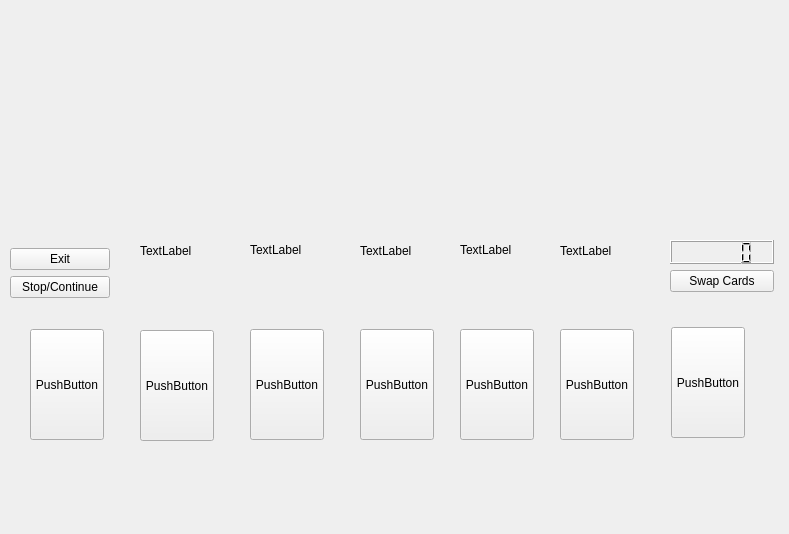
<?xml version="1.0" encoding="UTF-8"?>
<ui version="4.0">
 <class>GamePage</class>
 <widget class="QWidget" name="GamePage">
  <property name="geometry">
   <rect>
    <x>0</x>
    <y>0</y>
    <width>789</width>
    <height>534</height>
   </rect>
  </property>
  <property name="windowTitle">
   <string>Form</string>
  </property>
  <property name="styleSheet">
   <string notr="true">border-image: url(:/new/prefix1/Game-Ground-Photo.JPG);</string>
  </property>
  <widget class="QPushButton" name="card7">
   <property name="geometry">
    <rect>
     <x>671</x>
     <y>327</y>
     <width>74</width>
     <height>111</height>
    </rect>
   </property>
   <property name="text">
    <string>PushButton</string>
   </property>
  </widget>
  <widget class="QPushButton" name="card6">
   <property name="geometry">
    <rect>
     <x>560</x>
     <y>329</y>
     <width>74</width>
     <height>111</height>
    </rect>
   </property>
   <property name="text">
    <string>PushButton</string>
   </property>
  </widget>
  <widget class="QPushButton" name="card5">
   <property name="geometry">
    <rect>
     <x>460</x>
     <y>329</y>
     <width>74</width>
     <height>111</height>
    </rect>
   </property>
   <property name="text">
    <string>PushButton</string>
   </property>
  </widget>
  <widget class="QPushButton" name="card4">
   <property name="geometry">
    <rect>
     <x>360</x>
     <y>329</y>
     <width>74</width>
     <height>111</height>
    </rect>
   </property>
   <property name="text">
    <string>PushButton</string>
   </property>
  </widget>
  <widget class="QPushButton" name="card3">
   <property name="geometry">
    <rect>
     <x>250</x>
     <y>329</y>
     <width>74</width>
     <height>111</height>
    </rect>
   </property>
   <property name="text">
    <string>PushButton</string>
   </property>
  </widget>
  <widget class="QPushButton" name="card1">
   <property name="geometry">
    <rect>
     <x>30</x>
     <y>329</y>
     <width>74</width>
     <height>111</height>
    </rect>
   </property>
   <property name="text">
    <string>PushButton</string>
   </property>
  </widget>
  <widget class="QPushButton" name="card2">
   <property name="geometry">
    <rect>
     <x>140</x>
     <y>330</y>
     <width>74</width>
     <height>111</height>
    </rect>
   </property>
   <property name="text">
    <string>PushButton</string>
   </property>
  </widget>
  <widget class="QWidget" name="layoutWidget">
   <property name="geometry">
    <rect>
     <x>670</x>
     <y>240</y>
     <width>104</width>
     <height>52</height>
    </rect>
   </property>
   <layout class="QGridLayout" name="gridLayout_2">
    <item row="2" column="0">
     <widget class="QPushButton" name="swap">
      <property name="text">
       <string>Swap Cards</string>
      </property>
     </widget>
    </item>
    <item row="1" column="0">
     <widget class="QLCDNumber" name="timer"/>
    </item>
   </layout>
  </widget>
  <widget class="QLabel" name="crd1">
   <property name="geometry">
    <rect>
     <x>140</x>
     <y>200</y>
     <width>71</width>
     <height>101</height>
    </rect>
   </property>
   <property name="text">
    <string>TextLabel</string>
   </property>
  </widget>
  <widget class="QLabel" name="crd2">
   <property name="geometry">
    <rect>
     <x>250</x>
     <y>199</y>
     <width>71</width>
     <height>101</height>
    </rect>
   </property>
   <property name="text">
    <string>TextLabel</string>
   </property>
  </widget>
  <widget class="QLabel" name="crd3">
   <property name="geometry">
    <rect>
     <x>360</x>
     <y>200</y>
     <width>71</width>
     <height>101</height>
    </rect>
   </property>
   <property name="text">
    <string>TextLabel</string>
   </property>
  </widget>
  <widget class="QLabel" name="crd4">
   <property name="geometry">
    <rect>
     <x>460</x>
     <y>199</y>
     <width>71</width>
     <height>101</height>
    </rect>
   </property>
   <property name="text">
    <string>TextLabel</string>
   </property>
  </widget>
  <widget class="QLabel" name="crd5">
   <property name="geometry">
    <rect>
     <x>560</x>
     <y>200</y>
     <width>71</width>
     <height>101</height>
    </rect>
   </property>
   <property name="text">
    <string>TextLabel</string>
   </property>
  </widget>
  <widget class="QWidget" name="">
   <property name="geometry">
    <rect>
     <x>10</x>
     <y>220</y>
     <width>100</width>
     <height>78</height>
    </rect>
   </property>
   <layout class="QGridLayout" name="gridLayout_3">
    <item row="0" column="0">
     <widget class="QLabel" name="roundNumber">
      <property name="text">
       <string/>
      </property>
     </widget>
    </item>
    <item row="1" column="0">
     <layout class="QGridLayout" name="gridLayout">
      <item row="0" column="0">
       <widget class="QPushButton" name="exit">
        <property name="styleSheet">
         <string notr="true">border-color: rgb(85, 85, 255);</string>
        </property>
        <property name="text">
         <string>Exit</string>
        </property>
       </widget>
      </item>
      <item row="1" column="0">
       <widget class="QPushButton" name="stopOrContinue">
        <property name="text">
         <string>Stop/Continue</string>
        </property>
       </widget>
      </item>
     </layout>
    </item>
   </layout>
  </widget>
 </widget>
 <resources/>
 <connections/>
</ui>
